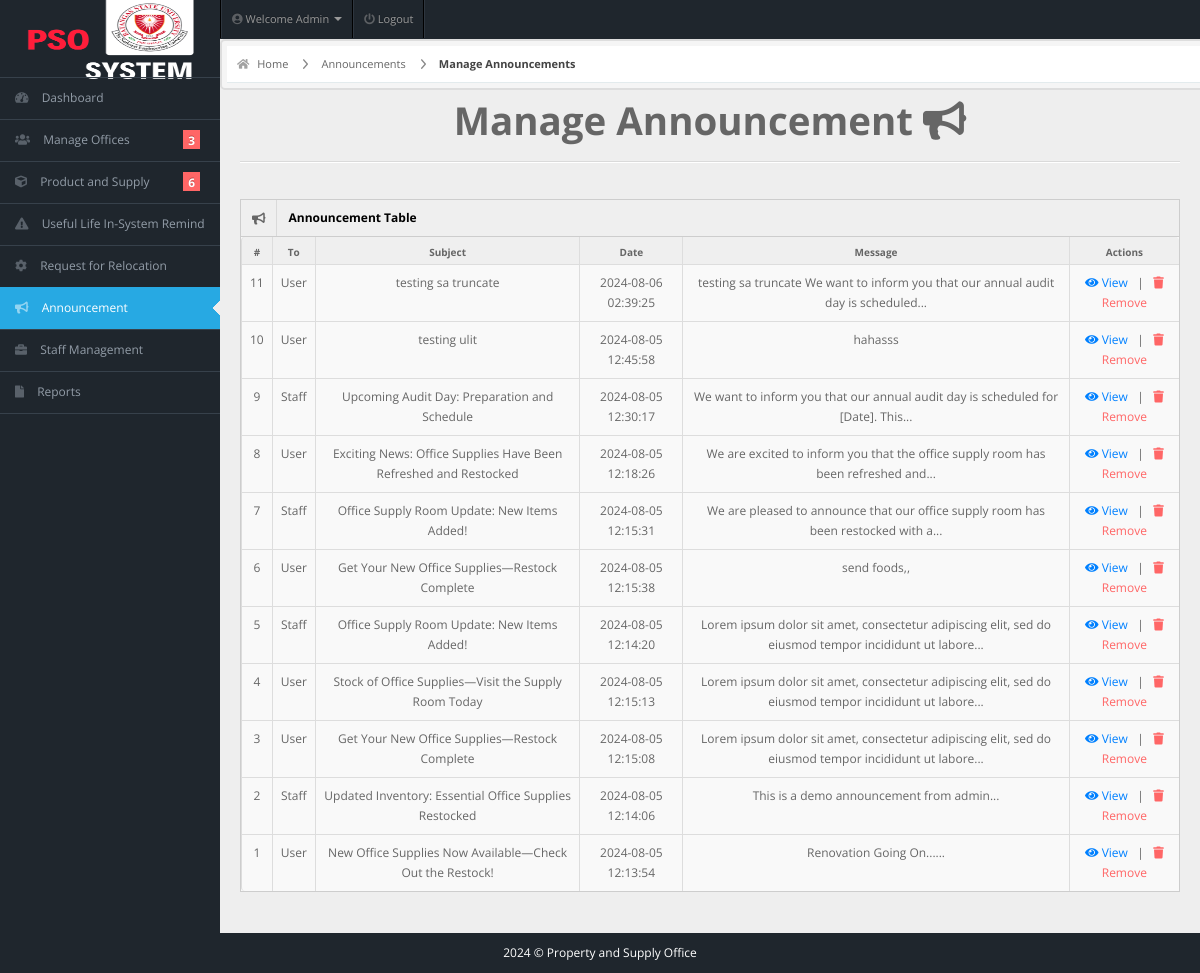
Before: /admin/manage-announcement.php (signed in) with the older database file.
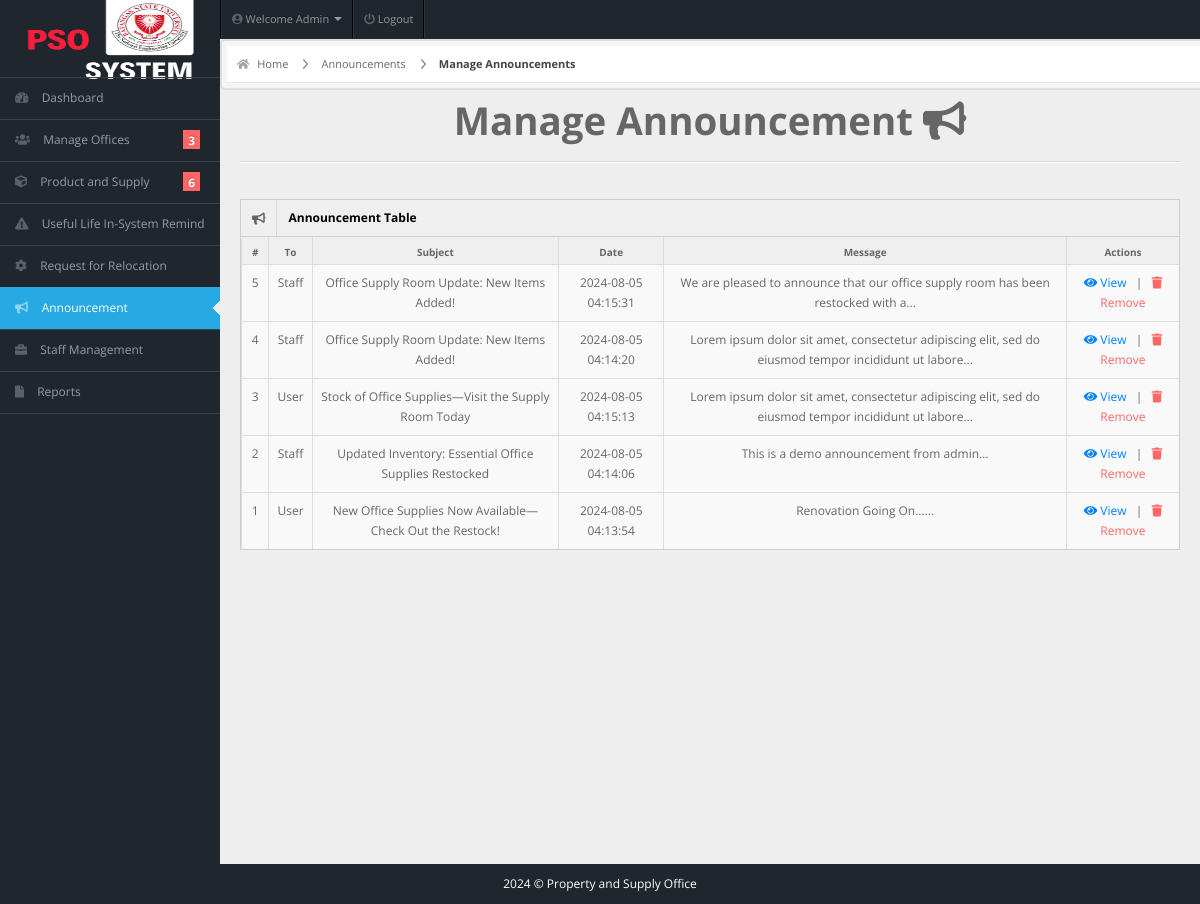
After: the same page with the newer database file.
### tables this page shows
CREATE TABLE IF NOT EXISTS `announcements` (
  `id` int NOT NULL AUTO_INCREMENT,
  `toWho` varchar(255) NOT NULL,
  `subject` varchar(255) NOT NULL,
  `message` varchar(1000) NOT NULL,
  `date` timestamp NOT NULL,
  PRIMARY KEY (`id`)
);

### admin/manage-announcement.php (the view, shortened to what this page needs)
<!DOCTYPE html>
<html lang="en">
<head>
  <link rel="stylesheet" href="../css/bootstrap.min.css" />
  <link rel="stylesheet" href="../css/bootstrap-responsive.min.css" />
  <link rel="stylesheet" href="../css/fullcalendar.css" />
  <link rel="stylesheet" href="../css/matrix-style.css" />
  <link rel="stylesheet" href="../css/matrix-media.css" />
  <link href="../font-awesome/css/fontawesome.css" rel="stylesheet" />
  <link href="../font-awesome/css/all.css" rel="stylesheet" />
  <link rel="stylesheet" href="../css/jquery.gritter.css" />
</head>
<body>
  <?php include 'includes/topheader.php' ?>
  <?php $page = "announcement";
  include 'includes/sidebar.php' ?>
  <div id="content">
    <div id="content-header">
      <div id="breadcrumb">
        <a href="index.php" title="Go to Home" class="tip-bottom"><i class="fas fa-home"></i> Home</a>
        <a href="announcement.php">Announcements</a>
        <a href="#" class="current">Manage Announcements</a>
      </div>
    </div>
    <div class="container-fluid">
      <h1 class="text-center">Manage Announcement <i class="fas fa-bullhorn"></i></h1>
      <hr>
      <div class="row-fluid">
        <div class="span12">
          <div class='widget-box'>
            <div class='widget-title'>
              <span class='icon'><i class='fas fa-bullhorn'></i></span>
              <h5 style="color: black;">Announcement Table</h5>
            </div>
            <div class='widget-content nopadding'>
              <?php
              $qry = "SELECT * FROM announcements ORDER BY id DESC";
              $result = mysqli_query($conn, $qry);
              echo "<table class='table table-bordered table-hover'>
                      <thead>
                        <tr>
                          <th>#</th>
                          <th>To</th>
                          <th>Subject</th>
                          <th>Date</th>
                          <th>Message</th>
                          <th>Actions</th>
                        </tr>
                      </thead>
                      <tbody>";
              $totalRows = mysqli_num_rows($result);
              $cnt = $totalRows;
              while ($row = mysqli_fetch_array($result)) {
                $message = implode(' ', array_slice(explode(' ', $row['message']), 0, 15));
                $message = strlen($row['message']) > 15 ? $message . "..." : $message;
                echo "<tr>
                        <td><div class='text-center'>" . $cnt . "</div></td>
                        <td><div class='text-center'>" . $row['toWho'] . "</div></td>
                        <td><div class='text-center'>" . $row['subject'] . "</div></td>
                        <td><div class='text-center'>" . $row['date'] . "</div></td>
                        <td><div class='text-center'>" . $message . "</div></td>
                        <td><div class='text-center'>
                            <a href='view-announcement.php?id=" . $row['id'] . "' title='View' style='color:#0080FF;'><i class='fas fa-eye'></i> View</a>
                            &nbsp; | &nbsp;
                            <a href='#' onclick='confirmDelete(" . $row['id'] . ")' title='Remove' style='color:#F66;'><i class='fas fa-trash'></i> Remove</a>
                          </div></td>
                      </tr>";
                $cnt--;
              }
              echo "</tbody></table>";
              ?>
            </div>
          </div>
        </div>
      </div>
    </div>
  </div>
  <?php include 'includes/footer.php'; ?>
</body>
</html>

### admin/includes/topheader.php (shortened to what this page needs)
<div id="header">
  <img class="logo-large" src="../img/header_logo.png" alt="Logo" style="width: 200px; height: 80px;">
</div>
<div id="user-nav" class="navbar navbar-inverse">
  <ul class="nav right">
    <li class="dropdown" id="profile-messages">
      <a title="" href="#" data-toggle="dropdown" data-target="#profile-messages" class="dropdown-toggle">
        <i class="fas fa-user-circle"></i> <span class="text"> Welcome Admin </span><b class="caret"></b>
      </a>
    </li>
    <li class=""><a title="" href="../logout.php"><i class="fas fa-power-off"></i> <span class="text">Logout</span></a></li>
  </ul>
</div>

### admin/includes/sidebar.php (shortened to what this page needs)
<div id="sidebar"><a href="#" class="visible-phone"><i class="fas fa-home"></i> Dashboard</a>
  <ul>
    <li class="<?php if ($page == 'dashboard') {
                  echo 'active';
                } ?>"><a href="index.php"><i class="fas fa-tachometer-alt"></i> <span>Dashboard</span></a> </li>
    <li class="submenu"> <a href="#"><i class="fas fa-users"></i> <span>Manage Offices</span> <span class="label label-important"><?php include 'dashboard-usercount.php'; ?> </span></a>
    </li>
    <li class="submenu"> <a href="#"><i class="fas fa-cube"></i> <span>Product and Supply</span> <span class="label label-important"><?php include 'dashboard-equipcount.php'; ?> </span></a>
    </li>
    <li class="<?php if ($page == 'payment') {
                  echo 'active';
                } ?>"><a href="payment.php"><i class="fas fa-exclamation-triangle"></i> <span>Useful Life In-System Remind</span></a></li>
    <li class="<?php if ($page == 'relocation') {
                  echo 'active';
                } ?>"><a href="relocation.php"><i class="fas fa-cog"></i> <span>Request for Relocation</span></a></li>
    <li class="<?php if ($page == 'announcement') {
                  echo 'active';
                } ?>"><a href="announcement.php"><i class="fas fa-bullhorn"></i> <span>Announcement</span></a></li>
    <li class="<?php if ($page == 'staff-management') {
                  echo 'active';
                } ?>"><a href="staffs.php"><i class="fas fa-briefcase"></i> <span>Staff Management</span></a></li>
    <li class="submenu"> <a href="#"><i class="fas fa-file"></i> <span>Reports</span></a>
    </li>
  </ul>
</div>

### admin/dashboard-usercount.php (shortened to what this page needs)
<?php
$servername = "localhost";
$uname = "root";
$pass = "";
$db = "pso_inventory";
$conn = mysqli_connect($servername, $uname, $pass, $db);
$sql = "SELECT * FROM members";
$query = $conn->query($sql);
echo "$query->num_rows";

### admin/dashboard-equipcount.php (shortened to what this page needs)
<?php
$servername = "localhost";
$uname = "root";
$pass = "";
$db = "pso_inventory";
$conn = mysqli_connect($servername, $uname, $pass, $db);
$sql = "SELECT * FROM equipment";
$query = $conn->query($sql);
echo "$query->num_rows";
?>

### admin/includes/footer.php (shortened to what this page needs)
<div class="row-fluid">
    <div id="footer" class="span12"> <?php echo date("Y"); ?> &copy; Property and Supply Office</a> </div>
</div>

### css/matrix-style.css (style rules this page uses)
* { outline: none !important; -moz-outline: none !important; }
html, body { height: 100%; }
body { overflow-x: hidden; margin-top: -10px; font-family: "Open Sans", sans-serif; font-size: 12px; color: #666; }
a { color: #666; }
select, textarea, input[type="text"], input[type="password"], input[type="datetime"], input[type="datetime-local"], input[type="date"], input[type="month"], input[type="time"], input[type="week"], input[type="number"], input[type="email"], input[type="url"], input[type="search"], input[type="tel"], input[type="color"], .uneditable-input, .label, .dropdown-menu, .btn, .well, .progress, .table-bordered, .btn-group > .btn:first-child, .btn-group > .btn:last-child, .btn-group > .btn:last-child, .btn-group > .dropdown-toggle, .alert { border-radius: 0px; }
#footer { padding: 10px; text-align: center; }
hr { border-top-color: #dadada; }
.label-important, .badge-important { background: #f74d4d; }
#header { height: 77px; position: relative; width: 100%; z-index: -9; }
#user-nav { position: absolute; left: 220px; top: 0px; z-index: 20; margin: 0; }
#user-nav > ul { margin: 0; padding: 0; list-style: none; border-right: 1px solid #2e363f; border-left: 1px solid #000; }
#user-nav > ul > li { float: left; list-style-type: none; margin: 0; position: relative; padding: 0; border-left: 1px solid #2e363f; border-right: 1px solid #000; }
#user-nav > ul > li > a { padding: 9px 10px; display: block; font-size: 11px; }
#user-nav > ul > li > a > i, #sidebar li a i { opacity: 0.5; margin-top: 2px; }
#sidebar { display: block; float: left; position: relative; width: 220px; z-index: 16; }
#sidebar > ul { list-style: none; margin: 0px 0 0; padding: 0; position: absolute; width: 220px; }
#sidebar > ul > li { display: block; position: relative; }
#sidebar > ul > li > a { padding: 10px 0 10px 15px; display: block; color: #939da8; }
#sidebar > ul > li > a > i { margin-right: 10px; }
#sidebar > ul > li.active > a { background: url("../img/menu-active.png") no-repeat scroll right center transparent !important; text-decoration: none; }
#sidebar > ul > li > a > .label { margin: 0 20px 0 0; float: right; padding: 3px 5px 2px; }
#content { background: none repeat scroll 0 0 #eeeeee; margin-left: 220px; margin-right: 0; padding-bottom: 25px; position: relative; min-height: 100%; width: auto; }
#content-header { position: abslute; width: 100%; margin-top: -38px; z-index: 20; }
#breadcrumb { background-color: #fff; border-bottom: 1px solid #e3ebed; }
#breadcrumb a { padding: 8px 20px 8px 10px; display: inline-block; background-image: url("../img/breadcrumb.png"); background-position: center right; background-repeat: no-repeat; font-size: 11px; color: #666666; }
#breadcrumb a:last-child { background-image: none; }
#breadcrumb a.current { font-weight: bold; color: #444444; }
#breadcrumb a i { margin-right: 5px; opacity: 0.6; }
.widget-box { background: none repeat scroll 0 0 #f9f9f9; border-left: 1px solid #cdcdcd; border-top: 1px solid #cdcdcd; border-right: 1px solid #cdcdcd; clear: both; margin-top: 16px; margin-bottom: 16px; position: relative; }
.widget-title, .modal-header, .table th, div.dataTables_wrapper .ui-widget-header { background: #efefef; border-bottom: 1px solid #cdcdcd; height: 36px; }
.widget-title span.icon { padding: 9px 10px 7px 11px; float: left; border-right: 1px solid #dadada; }
.widget-title h5 { color: #666; float: left; font-size: 12px; font-weight: bold; padding: 12px; line-height: 12px; margin: 0; }
.widget-content { padding: 15px; border-bottom: 1px solid #cdcdcd; }
.table th { height: auto; font-size: 10px; padding: 5px 10px 2px; border-bottom: 0; text-align: center; color: #666666; }
.nopadding { padding: 0 !important; }
.nopadding .table { margin-bottom: 0; }
.nopadding .table-bordered { border: 0; }

### css/matrix-media.css (style rules this page uses)
body { background:#2E363F; }
#header { background-color: #1f262d; margin-top:10px; }
#sidebar > ul { border-bottom: 1px solid #37414b }
#sidebar > ul > li { border-top: 1px solid #37414b; border-bottom: 1px solid #1f262d; }
#sidebar > ul > li.active { background-color: #27a9e3; border-bottom: 1px solid #27a9e3; border-top: 1px solid #27a9e3; }
#sidebar > ul > li.active a { color:#fff; text-decoration:none; }
#sidebar > ul > li > a > .label { background-color:#F66; }

### admin/includes/topheader.php (style rules this page uses)
#header img { position: absolute; left: 10px; margin-bottom: 20px; }
#content #content-header { border: 2px solid #ddd; padding: 5px; background-color: #f5f5f5; border-radius: 5px; }

### admin/includes/footer.php (style rules this page uses)
#footer { color: white; }

Changed rows visible on the page:
removed announcements: toWho "User", subject "testing sa truncate", date "2024-08-06 02:39:25", message "testing sa truncate We want to inform you that our annual audit day is scheduled..."
removed announcements: toWho "User", subject "testing ulit", date "2024-08-05 12:45:58", message "hahasss"
removed announcements: toWho "Staff", subject "Upcoming Audit Day: Preparation and Schedule", date "2024-08-05 12:30:17", message "We want to inform you that our annual audit day is scheduled for [Date]. This..."
removed announcements: toWho "User", subject "Exciting News: Office Supplies Have Been Refreshed and Restocked", date "2024-08-05 12:18:26", message "We are excited to inform you that the office supply room has been refreshed and..."
removed announcements: toWho "Staff", subject "Office Supply Room Update: New Items Added!", date "2024-08-05 12:15:31", message "We are pleased to announce that our office supply room has been restocked with a..."
removed announcements: toWho "User", subject "Get Your New Office Supplies—Restock Complete", date "2024-08-05 12:15:38", message "send foods,,"
removed announcements: toWho "Staff", subject "Office Supply Room Update: New Items Added!", date "2024-08-05 12:14:20", message "Lorem ipsum dolor sit amet, consectetur adipiscing elit, sed do eiusmod tempor incididunt ut labore..."
removed announcements: toWho "User", subject "Stock of Office Supplies—Visit the Supply Room Today", date "2024-08-05 12:15:13", message "Lorem ipsum dolor sit amet, consectetur adipiscing elit, sed do eiusmod tempor incididunt ut labore..."
removed announcements: toWho "User", subject "Get Your New Office Supplies—Restock Complete", date "2024-08-05 12:15:08", message "Lorem ipsum dolor sit amet, consectetur adipiscing elit, sed do eiusmod tempor incididunt ut labore..."
removed announcements: toWho "Staff", subject "Updated Inventory: Essential Office Supplies Restocked", date "2024-08-05 12:14:06", message "This is a demo announcement from admin..."
removed announcements: toWho "User", subject "New Office Supplies Now Available—Check Out the Restock!", date "2024-08-05 12:13:54", message "Renovation Going On......"
added announcements: toWho "Staff", subject "Office Supply Room Update: New Items Added!", date "2024-08-05 04:15:31", message "We are pleased to announce that our office supply room has been restocked with a..."
added announcements: toWho "Staff", subject "Office Supply Room Update: New Items Added!", date "2024-08-05 04:14:20", message "Lorem ipsum dolor sit amet, consectetur adipiscing elit, sed do eiusmod tempor incididunt ut labore..."
added announcements: toWho "User", subject "Stock of Office Supplies—Visit the Supply Room Today", date "2024-08-05 04:15:13", message "Lorem ipsum dolor sit amet, consectetur adipiscing elit, sed do eiusmod tempor incididunt ut labore..."
added announcements: toWho "Staff", subject "Updated Inventory: Essential Office Supplies Restocked", date "2024-08-05 04:14:06", message "This is a demo announcement from admin..."
added announcements: toWho "User", subject "New Office Supplies Now Available—Check Out the Restock!", date "2024-08-05 04:13:54", message "Renovation Going On......"
